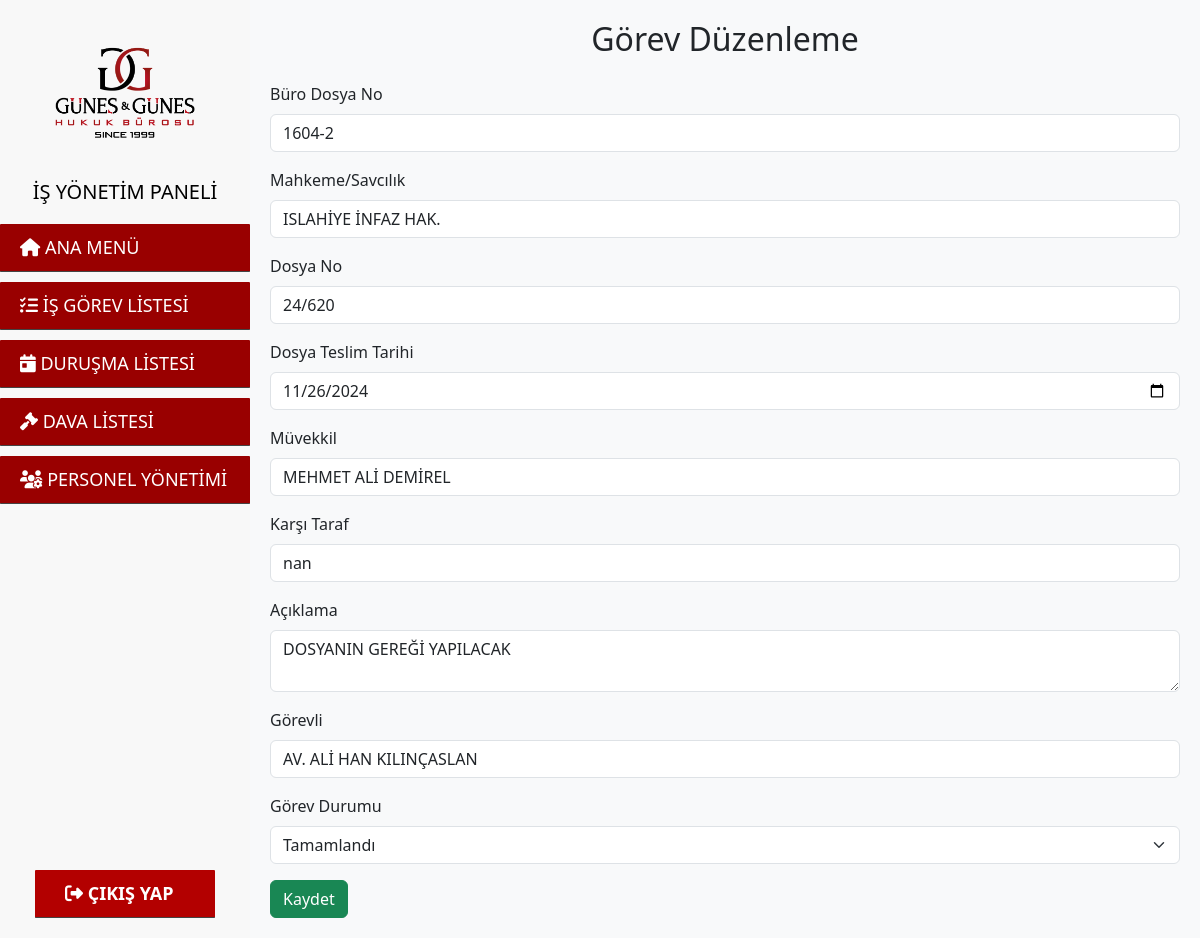
Screenshot of /duzenle.php?gorev_no=10 (signed in) with the database file from the repository.
### tables this page shows
CREATE TABLE `is_gorev_listesi` (
  `gorev_no` int(11) NOT NULL,
  `buro_dosya_no` varchar(50) NOT NULL,
  `mahkeme_savcilik` varchar(255) DEFAULT NULL,
  `dosya_no` varchar(50) DEFAULT NULL,
  `dosya_teslim_tarihi` date DEFAULT NULL,
  `muvekkil` varchar(255) NOT NULL,
  `karsi_taraf` varchar(255) DEFAULT NULL,
  `aciklama` text DEFAULT NULL,
  `gorevli` varchar(255) DEFAULT NULL,
  `gorev_durumu` varchar(255) DEFAULT NULL
);

### duzenle.php (the view, shortened to what this page needs)
<?php
include 'header.php';
include 'db.php';
$gorev_no = $_GET['gorev_no'];
$query = "SELECT * FROM is_gorev_listesi WHERE gorev_no = $gorev_no";
$result = $mysqli->query($query);
$row = $result->fetch_assoc();
?>
<h2 class="text-center mb-4">Görev Düzenleme</h2>
<form method="POST" action="update_task.php">
    <div class="mb-3">
        <label for="buro_dosya_no" class="form-label">Büro Dosya No</label>
        <input type="text" class="form-control" id="buro_dosya_no" name="buro_dosya_no" value="<?php echo $row['buro_dosya_no']; ?>">
    </div>
    <div class="mb-3">
        <label for="mahkeme_savcilik" class="form-label">Mahkeme/Savcılık</label>
        <input type="text" class="form-control" id="mahkeme_savcilik" name="mahkeme_savcilik" value="<?php echo $row['mahkeme_savcilik']; ?>">
    </div>
    <div class="mb-3">
        <label for="dosya_no" class="form-label">Dosya No</label>
        <input type="text" class="form-control" id="dosya_no" name="dosya_no" value="<?php echo $row['dosya_no']; ?>">
    </div>
    <div class="mb-3">
        <label for="dosya_teslim_tarihi" class="form-label">Dosya Teslim Tarihi</label>
        <input type="date" class="form-control" id="dosya_teslim_tarihi" name="dosya_teslim_tarihi" value="<?php echo $row['dosya_teslim_tarihi']; ?>">
    </div>
    <div class="mb-3">
        <label for="muvekkil" class="form-label">Müvekkil</label>
        <input type="text" class="form-control" id="muvekkil" name="muvekkil" value="<?php echo $row['muvekkil']; ?>">
    </div>
    <div class="mb-3">
        <label for="karsi_taraf" class="form-label">Karşı Taraf</label>
        <input type="text" class="form-control" id="karsi_taraf" name="karsi_taraf" value="<?php echo $row['karsi_taraf']; ?>">
    </div>
    <div class="mb-3">
        <label for="aciklama" class="form-label">Açıklama</label>
        <textarea class="form-control" id="aciklama" name="aciklama"><?php echo $row['aciklama']; ?></textarea>
    </div>
    <div class="mb-3">
        <label for="gorevli" class="form-label">Görevli</label>
        <input type="text" class="form-control" id="gorevli" name="gorevli" value="<?php echo $row['gorevli']; ?>">
    </div>
    <div class="mb-3">
        <label for="gorev_durumu" class="form-label">Görev Durumu</label>
        <select class="form-select" name="gorev_durumu" id="gorev_durumu">
            <option value="Tamamlandı" <?php echo $row['gorev_durumu'] === 'Tamamlandı' ? 'selected' : ''; ?>>Tamamlandı</option>
        </select>
    </div>
    <button type="submit" class="btn btn-success">Kaydet</button>
</form>
<?php
include 'footer.php';
?>

### style.css (style rules this page uses)
body { background-color: #f8f9fa; }

### rows the page displays
is_gorev_listesi: buro_dosya_no "1604-2", mahkeme_savcilik "ISLAHİYE İNFAZ HAK.", dosya_no "24/620", dosya_teslim_tarihi "11/26/2024", muvekkil "MEHMET ALİ DEMİREL", karsi_taraf "nan", aciklama "DOSYANIN GEREĞİ YAPILACAK", gorevli "AV. ALİ HAN KILINÇASLAN", gorev_durumu "Tamamlandı"
